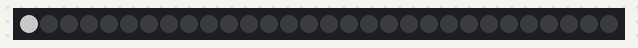
Bench run of a sketch on a simulated Arduino Uno, built with avr-gcc and run on an emulated ATmega328P. Shown: 30 RGB LEDs in strip order, left to right. Dim RGB values are drawn brighter than linear; colours are those a GRB WS2812 strip shows for the declared byte order.

Above: at 0.05 s.
At 1.47 s:
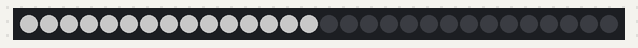
At 2.18 s:
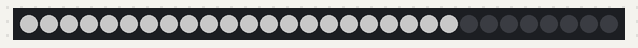
At 2.99 s:
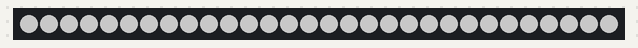
At 6.65 s:
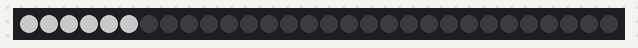

Measured:
- by itself, everything shown: repeats every 6.1 s, in 60 steps

The sketch:

program_9.ino
```cpp
#include <FastLED.h>
// how many number of LEDs in your strip?
#define NUM_LEDS 30

#define DATA_PIN 3
#define CLOCK_PIN 12
#define BRIGHTNESS 100
#define COLOR_ORDER RGB

// Define the array of leds
CRGB leds[NUM_LEDS];
void setup() {
  // FastLED.addLeds<WS2812B, DATA_PIN, COLOR_ORDER>(leds,
  // NUM_LEDS).setCorrection(TypicalLEDStrip);
  FastLED.addLeds<WS2812B, DATA_PIN, RGB>(leds, NUM_LEDS);
  FastLED.setBrightness(BRIGHTNESS);
}
// a program that draws a circle
void loop() {
  // turn on all LEDs in a circular pattern
  for (int i = 0; i < NUM_LEDS; i++) {
    leds[i] = CRGB::White; // set LED to white
    FastLED.show();        // update the LEDs
    delay(100);            // delay for 100 milliseconds
  }

  // turn off all LEDs in a circular pattern
  for (int i = NUM_LEDS - 1; i >= 0; i--) {
    leds[i] = CRGB::Black; // turn LED off
    FastLED.show();        // update the LEDs
    delay(100);            // delay for 100 milliseconds
  }
}
/*
This program will draw a circle by turning on all of the LEDs in a circular
pattern, then turning them off in the same pattern. This will repeat
indefinitely.
*/
```
